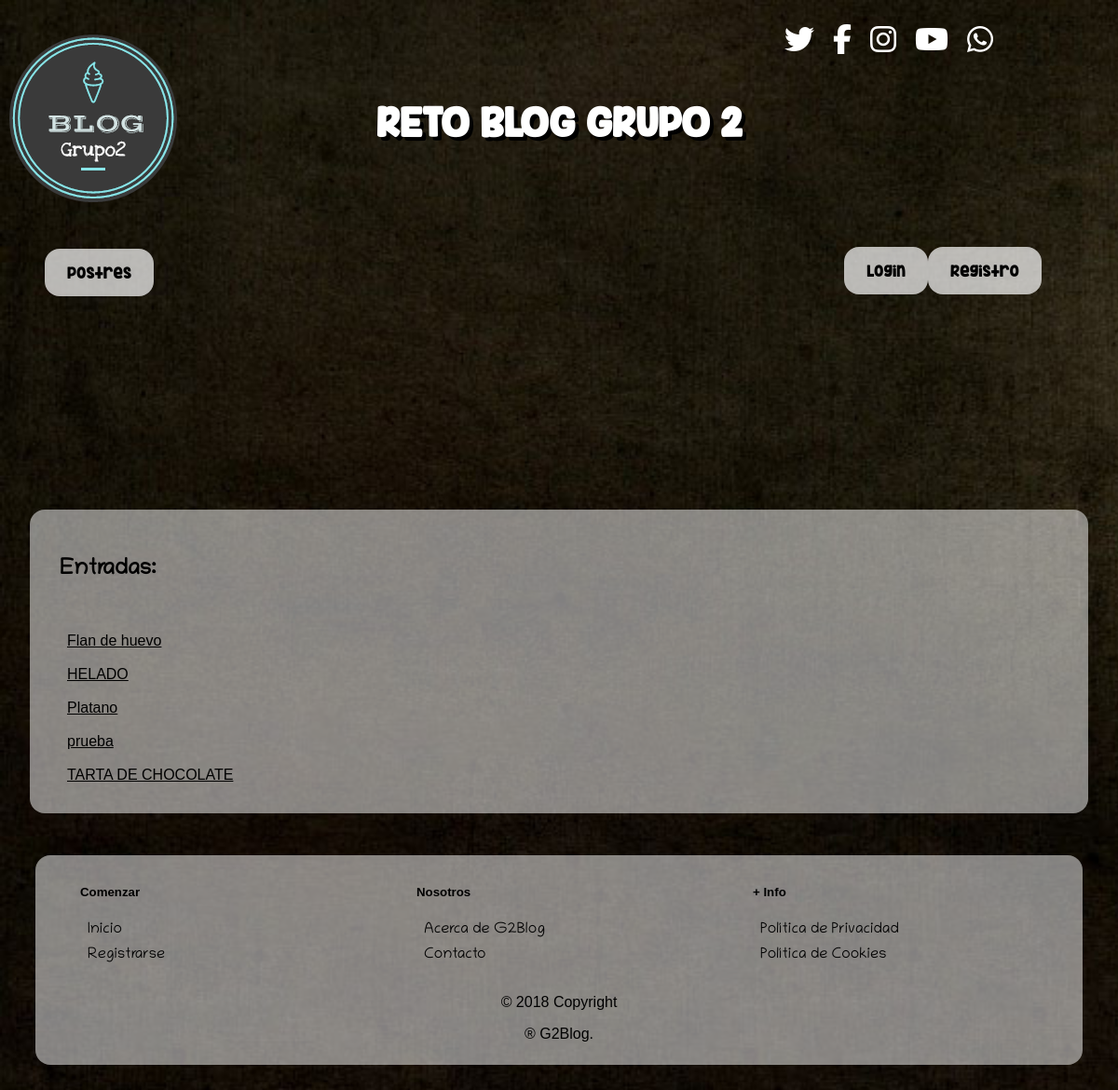
Before: / with the older database file.
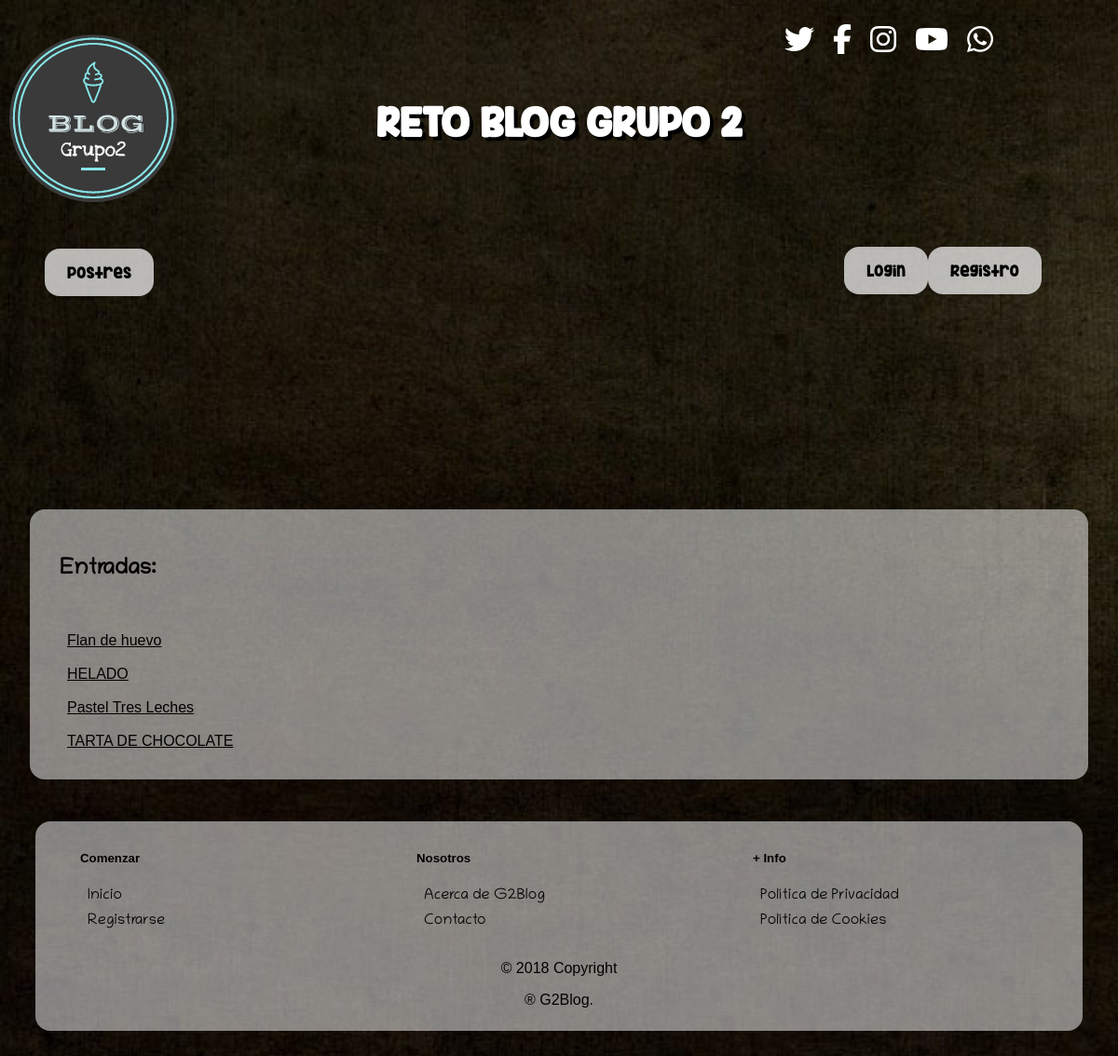
After: the same page with the newer database file.
### tables this page shows
CREATE TABLE `entrada` (
  `titulo` varchar(30) NOT NULL,
  `contenido` longtext NOT NULL,
  `fecha_entrada` datetime DEFAULT CURRENT_TIMESTAMP
);

### index.php (the view, shortened to what this page needs)
	<?php
	include 'conexion.php';
	try {
	$sentencia=$db->prepare("SELECT titulo 'et' FROM entrada");
	$sentencia->execute();
		if (isset($usuario) &&  isset($_SESSION['logueado']) && $_SESSION['logueado'] == true ){
			if ($usuario=='admin'){
				 require_once('menuAdministrador.php');
				 ?><script type="text/javascript" src="JS/script.js"></script><?php
			}
			else if($usuario!='admin') {
				require_once('menuUsuario.php');
				echo "<div>
				<section id='entrada'>";
				echo '<h2>Entradas:</h2><br>';
			foreach($sentencia as $entrada){
				$variable=$entrada["et"];
				echo '<article><br><a href="mostrarEntrada.php?var='.$variable.'">'.$variable.'</a>';
			}
			}
		}else{
			include('menuInvitado.php');
			echo "<div>
			<section id='entrada'>";
			echo '<h2>Entradas:</h2><br>';
		foreach($sentencia as $entrada){
			$variable=$entrada["et"];
			echo '<article><br><a href="mostrarEntrada.php?var='.$variable.'">'.$variable.'</a>';
		}
		}
	} catch(PDOException $e) {
	  echo 'Error: ' . $e->getMessage();
	}
	echo "</section>
	</div>";
?>

Changed rows visible on the page:
removed entrada: titulo "Platano"
removed entrada: titulo "prueba"
added entrada: titulo "Pastel Tres Leches"
